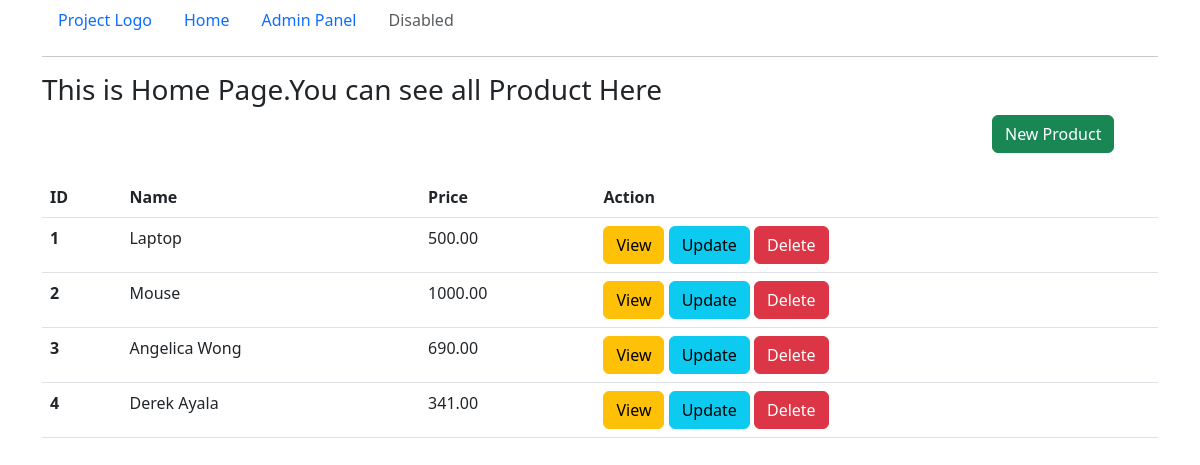
The app's page /, older data.
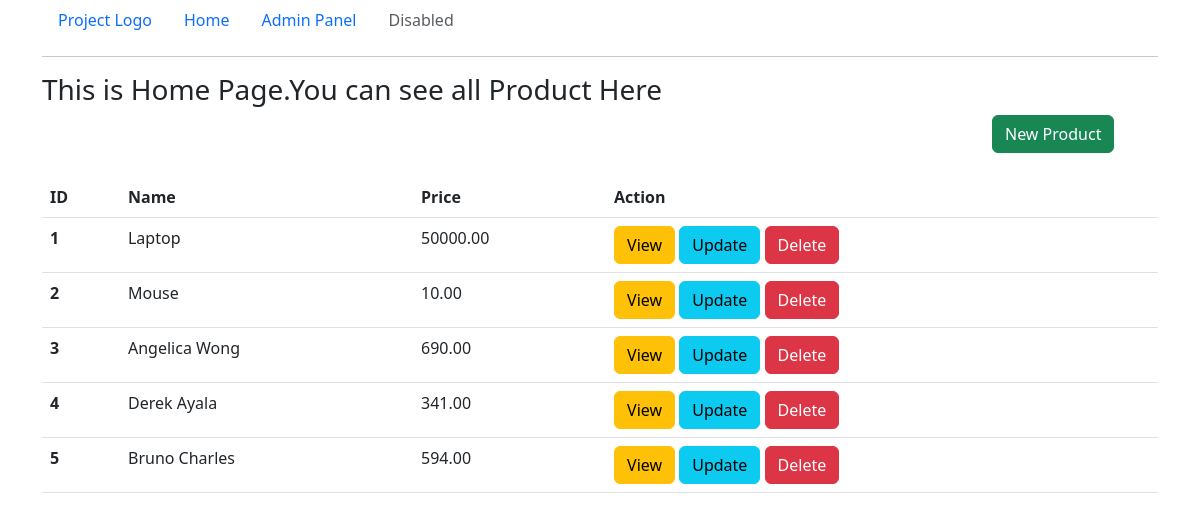
The same page, newer data.
### myapps/models.py (models this page shows, shortened)
class Product(models.Model):
    name=models.CharField(max_length=200)
    details=models.TextField()
    price=models.DecimalField(max_digits=10,decimal_places=2)

### myapps/views.py (the view)
# urls.py: path('', product_list),
def product_list(request):
    product=Product.objects.all()
    context={
        'product':product
    }
    return render(request,"products/product_list.html",context)

### myapps/templates/products/product_list.html (shortened to what this page needs)
<!doctype html>
<html lang="en">
  <head>
    <link href="https://cdn.jsdelivr.net/npm/bootstrap@5.3.0-alpha1/dist/css/bootstrap.min.css" rel="stylesheet">
  </head>
  <body>
    <div class="container">
        <ul class="nav">
            <li class="nav-item">
                <a class="nav-link active" aria-current="page" href="/">Project Logo</a>
            </li>
            <li class="nav-item">
                <a class="nav-link" href="/">Home</a>
            </li>
            <li class="nav-item">
                <a class="nav-link" href="/admin/">Admin Panel</a>
            </li>
            <li class="nav-item">
                <a class="nav-link disabled">Disabled</a>
            </li>
        </ul><hr>
    </div>
    <div class="container">
        <h3><marquee behavior="" direction="">This is Home Page.You can see all Product Here</marquee></h3>
    </div>
    <div class="container">
        <div class="row">
            <div class="col-lg-2"></div>
            <div class="col-lg-8"></div>
            <div class="col-lg-2"><a href="/product/"><button type="button" class="btn btn-success">New Product</button></a></div>
        </div>
    </div>
      <div class="container py-4">
        <table class="table">
            <thead>
              <tr>
                <th scope="col">ID</th>
                <th scope="col">Name</th>
                <th scope="col">Price</th>
                <th scope="col">Action</th>
              </tr>
            </thead>
            <tbody>
                {% for item in product%}
              <tr>
                <th scope="row">{{ item.id }}</th>
                <td>{{ item.name }}</td>
                <td>{{ item.price }}</td>
                <td>
                    <a href="/product/{{ item.id }}/"><button type="button" class="btn btn-warning">View</button></a>
                    <a href="/product/{{ item.id }}/update/"><button type="button" class="btn btn-info">Update</button></a>
                    <a href="/product/{{ item.id }}/delete/"><button type="button" class="btn btn-danger">Delete</button></a>
                </td>
              </tr>
              {% endfor %}
            </tbody>
          </table>
      </div>
  </body>
</html>

Row changes from the older to the newer data that the page shows:
changed Product "Laptop": price "500.00" → "50000.00"
changed Product "Mouse": price "1000.00" → "10.00"
added Product: id "5", name "Bruno Charles", price "594.00"
